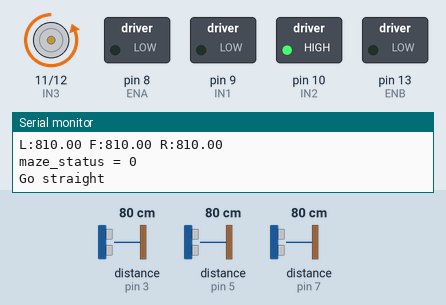
The sketch below on a simulated Arduino Uno, built with avr-gcc and run on an emulated ATmega328P. Shown: motor-driver pin pairs drawn as motors (green arrow = first pin HIGH = forward, orange = second pin HIGH = backward, longer = more drive), switched loads named in the sketch (green lamp = pin HIGH), the last lines printed to the serial monitor. The test bench sets the inputs (shaded band); at power-on: distance to the obstacle (sensors on pin 3, pin 7, pin 5) 80 cm. The echo pulse lasts 58.3 µs per cm.

Above: at 1.2 s.
1.3 s: distance to the obstacle (sensor on pin 3) set to 120 cm
4.3 s: distance to the obstacle (sensor on pin 7) set to 9 cm
7.3 s: distance to the obstacle (sensor on pin 3) set to 23 cm
8.8 s: distance to the obstacle (sensor on pin 3) set to 19 cm
At 10.0 s:
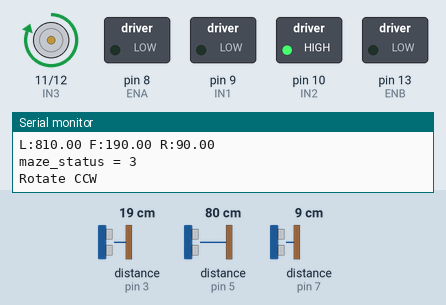
10.3 s: distance to the obstacle (sensor on pin 3) set to 35 cm
At 12.4 s:
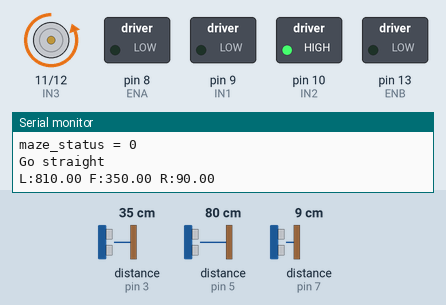
12.9 s: distance to the obstacle (sensor on pin 3) set to 2 cm
At 13.3 s:
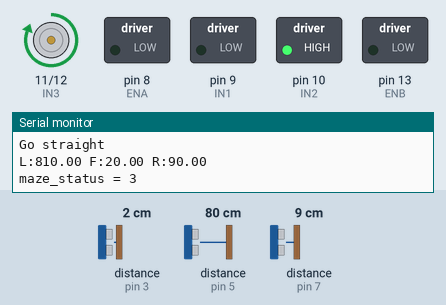
Timing chart, 0 to 15.4 s (numbered marks = the images above; inputs shaded):
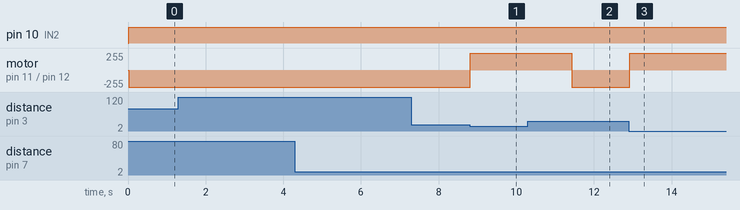

Measured:
- the behaviour switches between 21 and 20 cm on distance to the obstacle (sensor on pin 3) (found by bisection; images 0 and 1)
- after the input at 8.8 s, motor on pin 11 (IN3) / pin 12 (IN4): backward 255/255 → forward 255/255 at once
- after the input at 10.3 s, motor on pin 11 (IN3) / pin 12 (IN4): forward 255/255 → backward 255/255 after 1.1 s
- after the input at 12.9 s, motor on pin 11 (IN3) / pin 12 (IN4): backward 255/255 → forward 255/255 at once

The sketch:

maze2.ino
```cpp
//////////////////////////sonar//////////////////////////
#include <NewPing.h>

#define SONAR_NUM 3      // Number of sensors.
#define MAX_DISTANCE 150 // Maximum distance (in cm) to ping.


#define Front 0
#define Left  1
#define Right 2

#define TRIG1 2   // 초음파 센서 1번 Trig 핀 번호 Front
#define ECHO1 3  // 초음파 센서 1번 Echo 핀 번호  Front

#define TRIG2 4   // 초음파 센서 2번 Trig 핀 번호 Left
#define ECHO2 5  // 초음파 센서 2번 Echo 핀 번호  Left

#define TRIG3 6   // 초음파 센서 3번 Trig 핀 번호 Right
#define ECHO3 7  // 초음파 센서 3번 Echo 핀 번호  Right

  NewPing sonar[SONAR_NUM] = {   // Sensor object array.
  NewPing(TRIG1, ECHO1, MAX_DISTANCE), // Each sensor's trigger pin, echo pin, and max distance to ping.
  NewPing(TRIG2, ECHO2, MAX_DISTANCE),
  NewPing(TRIG3, ECHO3, MAX_DISTANCE)


};

  float front_sonar  = 0.0;
  float left_sonar   = 0.0;
  float right_sonar  = 0.0;


///////////////////////// L298 /////////////////////////
#define ENA 8
#define IN1 9
#define IN2 10
#define IN3 11
#define IN4 12
#define ENB 13

///////////////////////// Maze Status /////////////////////////
int maze_status = 0;

void setup() {
  // put your setup code here, to run once:

  pinMode (ENA, OUTPUT);
  pinMode (IN1, OUTPUT);
  pinMode (IN2, OUTPUT);

  pinMode (IN3, OUTPUT);
  pinMode (IN4, OUTPUT);
  pinMode (ENB, OUTPUT);


  Serial.begin(115200); // 통신속도를 115200으로 정의함
}

void motor_A_control(int direction_a, int motor_speed_a) //모터 A의 방향(direction)과 속도(speed)제어
{
  if(direction_a == HIGH)
  {
    digitalWrite(IN1,LOW);          //모터의 방향 제어
    digitalWrite(IN2,HIGH);
    analogWrite(ENA,motor_speed_a);  //모터의 속도 제어
  }
  else
  {
    digitalWrite(IN1,HIGH);
    digitalWrite(IN2,LOW);
    analogWrite(ENA,motor_speed_a);
  }
}


void motor_B_control(int direction_b, int motor_speed_b) //모터 B의 방향(direction)과 속도(speed)제어
{
  if(direction_b == HIGH)
  {
    digitalWrite(IN3,LOW);          //모터의 방향 제어
    digitalWrite(IN4,HIGH);
    analogWrite(ENB,motor_speed_b);  //모터의 속도 제어
  }
  else
  {
    digitalWrite(IN3,HIGH);
    digitalWrite(IN4,LOW);
    analogWrite(ENB,motor_speed_b);
  }
}
void check_maze_status(void)
{
  if( (left_sonar>= 0) && (left_sonar <=150  ) && (right_sonar>= 0) && (right_sonar <=150  ) && (front_sonar>= 0) && (front_sonar <=150  ))

  {
     maze_status = 4;
    Serial.println("maze_status = 4");
  }
  else if( (left_sonar>= 0) && (left_sonar <=200  ) && (right_sonar>= 0) && (right_sonar <=200  ) )
  {
    maze_status = 1;
    Serial.println("maze_status = 1");
  }
  else if( (left_sonar>= 0) && (left_sonar <=200  ) && (front_sonar>= 0) && (front_sonar <=200  ) )
  {
     maze_status = 2;
    Serial.println("maze_status = 2");
  }
   else if( (right_sonar>= 0) && (right_sonar <=200  ) && (front_sonar>= 0) && (front_sonar <=200  ) )
  {
     maze_status = 3;
    Serial.println("maze_status = 3");
  }
  else
  {
    maze_status = 0;
    Serial.println("maze_status = 0");
  }

}
void loop()
{
  // put your main code here, to run repeatedly:

  front_sonar = sonar[Front].ping_cm()*10;   // 전방 센서 측정
  left_sonar  = sonar[Left].ping_cm()*10;    // 좌측 센서 측정
  right_sonar = sonar[Right].ping_cm()*10;   // 우측 센서 측정

  if(front_sonar == 0.0) front_sonar = MAX_DISTANCE*10;   // 0.0 출력이 최댓값이므로
  if(left_sonar  == 0.0) left_sonar = MAX_DISTANCE*10;
  if(right_sonar == 0.0) right_sonar = MAX_DISTANCE*10;

  Serial.print("L:");Serial.print(left_sonar); Serial.print(" ");
  Serial.print("F:");Serial.print(front_sonar); Serial.print(" ");
  Serial.print("R:");Serial.println(right_sonar);

  check_maze_status();

   if(maze_status == 4)
  {
     // 정지
    motor_A_control(HIGH,0);
    motor_B_control(LOW,0);
    delay(1000);
    //180회전을 한다
    Serial.println("Rotate CCW");
    motor_A_control(LOW,130); // 오른쪽 전진
    motor_B_control(HIGH,130); // 오른쪽 후진
    delay(942);
    motor_A_control(HIGH,0); // 오른쪽 전진
    motor_B_control(LOW,0); // 오른쪽 후진
    delay(1000);
  }
  else if( maze_status == 1)
  { // 좌우 벽만 있을 때 직전
    Serial.println("Rotate CCW");
    motor_A_control(HIGH,100); // 오른쪽 전진
    motor_B_control(HIGH,100); // 오른쪽 후진
  }
   else if( maze_status == 3)
  {

    // 정지
    motor_A_control(HIGH,0);  // 오른쪽 정지
    motor_B_control(LOW ,0);  // 왼쪽은 정지
    delay(1000);
    // 시계방향 90
    Serial.println("Rotate CCW");
    motor_A_control(HIGH,100);  // 오른쪽 직진
    motor_B_control(LOW,100);  // 왼쪽은 후진
    delay(600);               // 일정한 시간 동안 회전
    motor_A_control(HIGH,0);  // 오른쪽 정지
    motor_B_control(LOW ,0);  // 왼쪽은 정지
    delay(1000);
  }
   else if ( maze_status == 2)
  {

    // 정지
    motor_A_control(HIGH,0);  // 오른쪽 정지
    motor_B_control(LOW ,0);  // 왼쪽은 정지
    delay(1000);
   // 90도 회전 반시계 방향으로 회전
    Serial.println("Rotate CCW");
    motor_A_control(LOW,100);  // 오른쪽 직진
    motor_B_control(HIGH,100);  // 왼쪽은 후진
    delay(600);               // 일정한 시간 동안 회전
    motor_A_control(HIGH,0);  // 오른쪽 정지
    motor_B_control(LOW ,0);  // 왼쪽은 정지
    delay(1000);

  }
   else
  {
    Serial.println("Go straight");
    motor_A_control(HIGH, 100);
    motor_B_control(HIGH, 100);
  }

}
```
